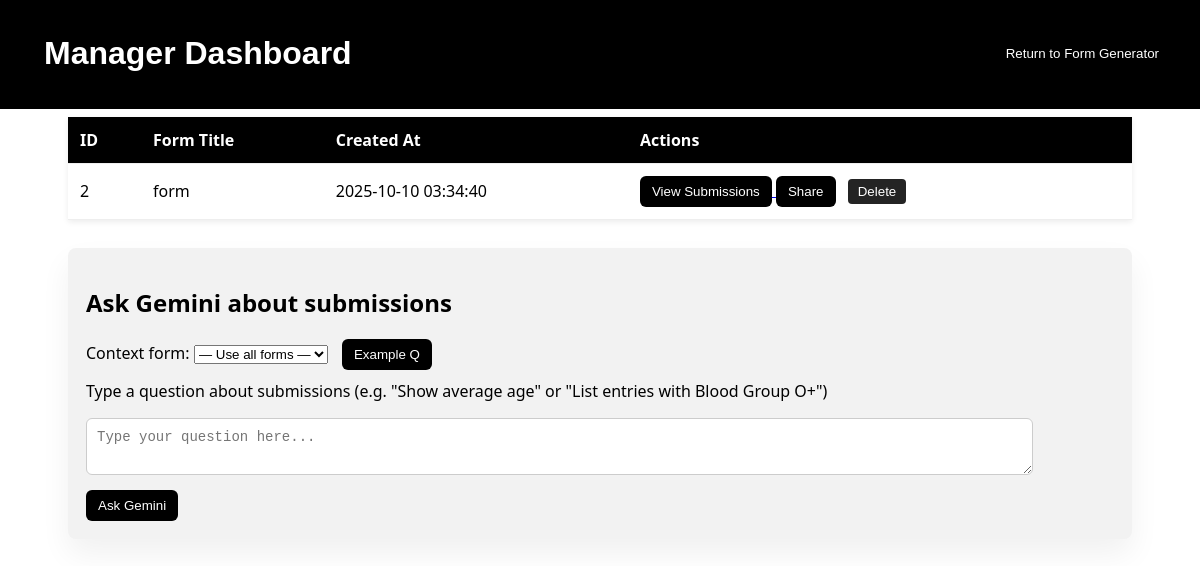
Page /manager_dashboard.php on the committed database.
### tables this page shows
CREATE TABLE forms (
    id INTEGER PRIMARY KEY AUTOINCREMENT,
    title TEXT,
    structure TEXT,
    created_at TEXT
);

### manager_dashboard.php (the view, shortened to what this page needs)
<?php
try {
    require_once 'db.php';
    $db->setAttribute(PDO::ATTR_ERRMODE, PDO::ERRMODE_EXCEPTION);
    $forms = $db->query("SELECT id, title, created_at FROM forms ORDER BY created_at DESC")->fetchAll(PDO::FETCH_ASSOC);
} catch (Exception $e) {
    die("DB Error: " . $e->getMessage());
}
?>
<!DOCTYPE html>
<html lang="en">
<head>
</head>
<body>
<div class="save">
    <header>
    <h1>Manager Dashboard</h1>
        <a href="index.php"><button type="button">Return to Form Generator</button></a>
</header></div>
<div class="container">
    <table>
        <thead>
            <tr>
                <th>ID</th><th>Form Title</th><th>Created At</th><th>Actions</th>
            </tr>
        </thead>
        <tbody>
        <?php foreach ($forms as $f): ?>
            <tr>
                <td><?= htmlspecialchars($f['id']) ?></td>
                <td><?= htmlspecialchars($f['title']) ?></td>
                <td><?= htmlspecialchars($f['created_at']) ?></td>
                <td>
                    <a href="view_submissions.php?form_id=<?= urlencode($f['id']) ?>">
                        <button type="button">View Submissions</button>
                    </a>
                    <button type="button" onclick="shareForm(<?= htmlspecialchars($f['id']) ?>)">Share</button>
                    <form method="post" style="display:inline;" onsubmit="return confirm('Delete this form and all its submissions?');">
                        <button type="submit" class="delete-btn">Delete</button>
                    </form>
                </td>
            </tr>
        <?php endforeach; ?>
        </tbody>
    </table>
    <div class="query-box">
        <h2>Ask Gemini about submissions</h2>
        <div>
            <label class="select-inline">Context form:
                <select id="formSelect">
                    <option value="">— Use all forms —</option>
                </select>
            </label>
            <button type="button" onclick="prefillExample()">Example Q</button>
        </div>
        <p style="margin-top:10px">Type a question about submissions (e.g. "Show average age" or "List entries with Blood Group O+")</p>
        <textarea id="query" placeholder="Type your question here..."></textarea><br>
        <button type="button" style="margin-top:10px" onclick="askGemini()">Ask Gemini</button>
    </div>
</div>
</body>
</html>

### manager_dashboard.php (style rules this page uses)
body { font-family: 'Segoe UI', sans-serif; background:#ffffff; padding:60px; }
h1 { color:#fffff; }
table { width:100%; border-collapse:collapse; margin-top:8px; background:#ffffff; box-shadow:0 2px 6px rgba(0,0,0,0.08); }
th,td { padding:12px; border-bottom:1px solid #eee; text-align:left; }
th { background:#000000; color:#fff; }
button { background:#000000; color:#fff; border:white; padding:8px 12px; border-radius:6px; cursor:pointer; }
.query-box { margin-top:28px; background:#f2f2f2; padding:18px; border-radius:8px; box-shadow:0 15px 30px rgba(0,0,0,0.06); }
textarea { width:90%; height:35px; padding:10px; border-radius:6px; border:1px solid #ccc; font-size:14px; }
.select-inline { display:inline-block; margin-right:10px; }
.save { margin-left:-69px; margin-right:-84px; margin-top:-69px; }
button.delete-btn { background: #242424ff; color: white; border: none; padding: 5px 10px; border-radius: 4px; cursor: pointer; margin-left: 8px; }
header { background: #000000; color: #ffffff; padding: 15px 45px; display: flex; align-items: center; justify-content: space-between; font-family: Arial, sans-serif; width:100% margin-left:0px; margin-right:0px; }

### rows in the picture
forms: id "2", title "form", created_at "2025-10-10 03:34:40"
